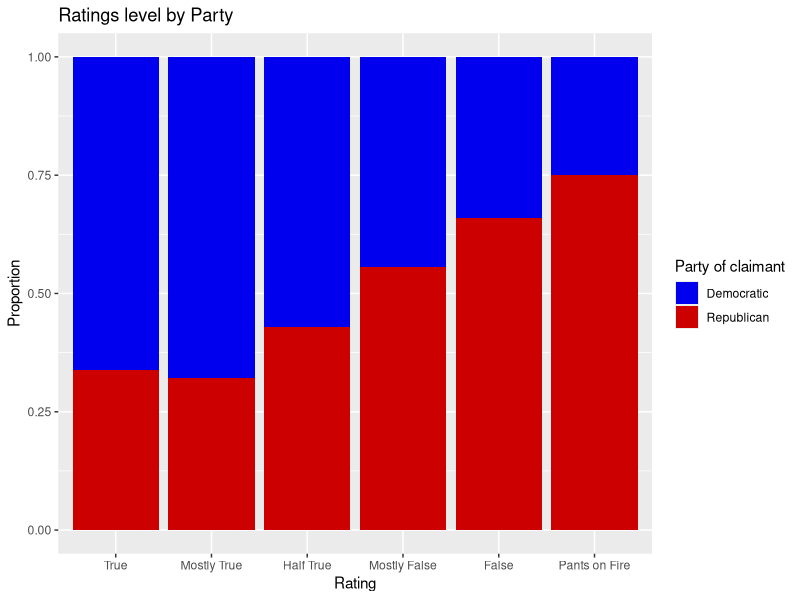

Write R code to recreate this figure.
## ---- chunk 1
knitr::opts_chunk$set(echo = TRUE)
library(tidyverse)
library(knitr)
## ---- chunk 2
pf_final <- read_csv("pf_final.csv")
tagged_claims <- read_csv("tagged_claims_for_join.csv")
## ---- chunk 3
full_data <- pf_final %>%
  left_join(tagged_claims, by = c("text" = "text",
                                  "title" = "title",
                                  "claimant_party" = "claimant_party",
                                  "url" = "url",
                                  "textualRating" = "textualRating",
                                  "ratingsimp" = "ratingsimp",
                                  "T/F RQ1" = "T/F RQ1",
                                  "claimant_canonical_name" = 
                                    "claimant_canonical_name"))

## ---- chunk 4
narrowed_full_data <- full_data %>%
  select(url, title, reviewDate, text, claimDate, claimant_canonical_name, claimant_party, textualRating, `T/F RQ1`, claimYear:`Media and Communications`)
## ---- chunk 5
narrowed_full_data <- narrowed_full_data %>%
  mutate(textualRating = case_when(textualRating == "TRUE" ~ "True", 
                   textualRating == "FALSE" ~"False", 
                   textualRating == "Mostly True" ~ "Mostly True", 
                   textualRating == "Half True" ~ "Half True", 
                   textualRating == "Mostly False" ~ "Mostly False", 
                   textualRating == "Pants on Fire" ~ "Pants on Fire"))
narrowed_full_data$textualRating <- factor(narrowed_full_data$textualRating,
                                 levels = c("True", 
                                            "Mostly True", 
                                            "Half True", 
                                            "Mostly False", 
                                            "False", 
                                            "Pants on Fire"))
## ---- chunk 6
ggplot(narrowed_full_data, aes(x = textualRating, fill = claimant_party)) + 
 geom_bar(position = "fill") + 
  scale_fill_manual( values = c("blue2", "red3")) + 
  labs(title = "Ratings level by Party",
       x = "Rating", 
       y = "Proportion", 
       fill = "Party of claimant")
## ---- chunk 7

